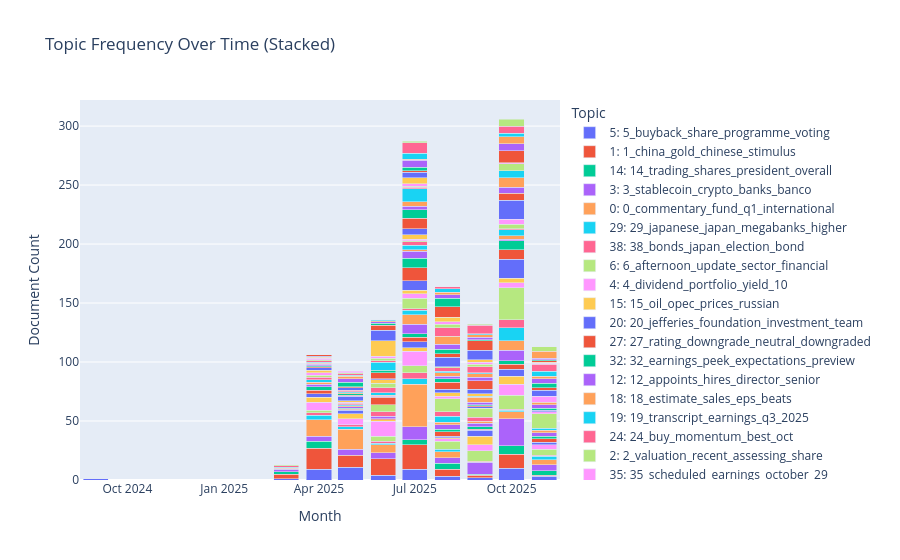

Notebook code cell kept with this figure:
### Code cell
import plotly.express as px

topics_over_time = topic_model.topics_over_time(
    train_docs,
    train_timestamps,
    nr_bins=20
 )

tot = topics_over_time.copy()
tot = tot[tot['Topic'] != -1].copy()
tot['Timestamp'] = pd.to_datetime(tot['Timestamp']).dt.to_period('M').dt.to_timestamp()

topic_labels = topic_model.get_topic_info()[['Topic', 'Name']].copy()
topic_labels = topic_labels[topic_labels['Topic'] != -1]
tot = tot.merge(topic_labels, on='Topic', how='left')
tot['TopicLabel'] = tot['Topic'].astype(str) + ': ' + tot['Name'].fillna('')

stacked = (
    tot.groupby(['Timestamp', 'TopicLabel'], as_index=False)['Frequency']
       .sum()
       .sort_values(['Timestamp', 'Frequency'], ascending=[True, False])
)

fig = px.bar(
    stacked,
    x='Timestamp',
    y='Frequency',
    color='TopicLabel',
    title='Topic Frequency Over Time (Stacked)',
    labels={'Timestamp': 'Month', 'Frequency': 'Document Count', 'TopicLabel': 'Topic'}
)
fig.update_layout(
    barmode='stack',
    xaxis_title='Month',
    yaxis_title='Document Count',
    legend_title='Topic',
    hovermode='x unified'
 )
fig.show()

### Figure 1 — Plotly figure (JSON) as saved in the notebook; plotly's stock layout.template omitted (floating-point values rounded to 4 significant figures)
{"data": [{"hovertemplate": "Topic=5: 5_buyback_share_programme_voting<br>Month=%{x}<br>Document Count=%{y}<extra></extra>", "legendgroup": "5: 5_buyback_share_programme_voting", "marker": {"color": "#636efa", "pattern": {"shape": ""}}, "name": "5: 5_buyback_share_programme_voting", "orientation": "v", "showlegend": true, "textposition": "auto", "type": "bar", "x": ["2024-09-01T00:00:00", "2025-03-01T00:00:00", "2025-04-01T00:00:00", "2025-05-01T00:00:00", "2025-06-01T00:00:00", "2025-07-01T00:00:00", "2025-08-01T00:00:00", "2025-09-01T00:00:00", "2025-10-01T00:00:00", "2025-11-01T00:00:00"], "xaxis": "x", "y": [1, 1, 9, 11, 4, 9, 3, 2, 10, 3], "yaxis": "y"}, {"hovertemplate": "Topic=1: 1_china_gold_chinese_stimulus<br>Month=%{x}<br>Document Count=%{y}<extra></extra>", "legendgroup": "1: 1_china_gold_chinese_stimulus", "marker": {"color": "#EF553B", "pattern": {"shape": ""}}, "name": "1: 1_china_gold_chinese_stimulus", "orientation": "v", "showlegend": true, "textposition": "auto", "type": "bar", "x": ["2025-03-01T00:00:00", "2025-04-01T00:00:00", "2025-05-01T00:00:00", "2025-06-01T00:00:00", "2025-07-01T00:00:00", "2025-08-01T00:00:00", "2025-09-01T00:00:00", "2025-10-01T00:00:00", "2025-11-01T00:00:00"], "xaxis": "x", "y": [4, 18, 10, 14, 21, 6, 2, 12, 1], "yaxis": "y"}, {"hovertemplate": "Topic=14: 14_trading_shares_president_overall<br>Month=%{x}<br>Document Count=%{y}<extra></extra>", "legendgroup": "14: 14_trading_shares_president_overall", "marker": {"color": "#00cc96", "pattern": {"shape": ""}}, "name": "14: 14_trading_shares_president_overall", "orientation": "v", "showlegend": true, "textposition": "auto", "type": "bar", "x": ["2025-03-01T00:00:00", "2025-04-01T00:00:00", "2025-07-01T00:00:00", "2025-08-01T00:00:00", "2025-09-01T00:00:00", "2025-10-01T00:00:00", "2025-11-01T00:00:00"], "xaxis": "x", "y": [2, 6, 4, 5, 1, 7, 4], "yaxis": "y"}, {"hovertemplate": "Topic=3: 3_stablecoin_crypto_banks_banco<br>Month=%{x}<br>Document Count=%{y}<extra></extra>", "legendgroup": "3: 3_stablecoin_crypto_banks_banco", "marker": {"color": "#ab63fa", "pattern": {"shape": ""}}, "name": "3: 3_stablecoin_crypto_banks_banco", "orientation": "v", "showlegend": true, "textposition": "auto", "type": "bar", "x": ["2025-03-01T00:00:00", "2025-04-01T00:00:00", "2025-05-01T00:00:00", "2025-06-01T00:00:00", "2025-07-01T00:00:00", "2025-08-01T00:00:00", "2025-09-01T00:00:00", "2025-10-01T00:00:00", "2025-11-01T00:00:00"], "xaxis": "x", "y": [2, 4, 5, 5, 11, 5, 10, 23, 5], "yaxis": "y"}, {"hovertemplate": "Topic=0: 0_commentary_fund_q1_international<br>Month=%{x}<br>Document Count=%{y}<extra></extra>", "legendgroup": "0: 0_commentary_fund_q1_international", "marker": {"color": "#FFA15A", "pattern": {"shape": ""}}, "name": "0: 0_commentary_fund_q1_international", "orientation": "v", "showlegend": true, "textposition": "auto", "type": "bar", "x": ["2025-03-01T00:00:00", "2025-04-01T00:00:00", "2025-05-01T00:00:00", "2025-06-01T00:00:00", "2025-07-01T00:00:00", "2025-08-01T00:00:00", "2025-09-01T00:00:00", "2025-10-01T00:00:00", "2025-11-01T00:00:00"], "xaxis": "x", "y": [1, 14, 17, 7, 36, 5, 1, 6, 4], "yaxis": "y"}, {"hovertemplate": "Topic=29: 29_japanese_japan_megabanks_higher<br>Month=%{x}<br>Document Count=%{y}<extra></extra>", "legendgroup": "29: 29_japanese_japan_megabanks_higher", "marker": {"color": "#19d3f3", "pattern": {"shape": ""}}, "name": "29: 29_japanese_japan_megabanks_higher", "orientation": "v", "showlegend": true, "textposition": "auto", "type": "bar", "x": ["2025-03-01T00:00:00", "2025-04-01T00:00:00", "2025-05-01T00:00:00", "2025-06-01T00:00:00", "2025-07-01T00:00:00", "2025-08-01T00:00:00", "2025-10-01T00:00:00", "2025-11-01T00:00:00"], "xaxis": "x", "y": [1, 4, 2, 1, 5, 2, 1, 3], "yaxis": "y"}, {"hovertemplate": "Topic=38: 38_bonds_japan_election_bond<br>Month=%{x}<br>Document Count=%{y}<extra></extra>", "legendgroup": "38: 38_bonds_japan_election_bond", "marker": {"color": "#FF6692", "pattern": {"shape": ""}}, "name": "38: 38_bonds_japan_election_bond", "orientation": "v", "showlegend": true, "textposition": "auto", "type": "bar", "x": ["2025-03-01T00:00:00", "2025-04-01T00:00:00", "2025-05-01T00:00:00", "2025-06-01T00:00:00", "2025-07-01T00:00:00", "2025-10-01T00:00:00", "2025-11-01T00:00:00"], "xaxis": "x", "y": [1, 2, 2, 2, 5, 1, 1], "yaxis": "y"}, {"hovertemplate": "Topic=6: 6_afternoon_update_sector_financial<br>Month=%{x}<br>Document Count=%{y}<extra></extra>", "legendgroup": "6: 6_afternoon_update_sector_financial", "marker": {"color": "#B6E880", "pattern": {"shape": ""}}, "name": "6: 6_afternoon_update_sector_financial", "orientation": "v", "showlegend": true, "textposition": "auto", "type": "bar", "x": ["2025-03-01T00:00:00", "2025-04-01T00:00:00", "2025-06-01T00:00:00", "2025-07-01T00:00:00", "2025-08-01T00:00:00", "2025-09-01T00:00:00", "2025-10-01T00:00:00", "2025-11-01T00:00:00"], "xaxis": "x", "y": [1, 2, 4, 6, 7, 9, 12, 5], "yaxis": "y"}, {"hovertemplate": "Topic=4: 4_dividend_portfolio_yield_10<br>Month=%{x}<br>Document Count=%{y}<extra></extra>", "legendgroup": "4: 4_dividend_portfolio_yield_10", "marker": {"color": "#FF97FF", "pattern": {"shape": ""}}, "name": "4: 4_dividend_portfolio_yield_10", "orientation": "v", "showlegend": true, "textposition": "auto", "type": "bar", "x": ["2025-04-01T00:00:00", "2025-05-01T00:00:00", "2025-06-01T00:00:00", "2025-07-01T00:00:00", "2025-08-01T00:00:00", "2025-09-01T00:00:00", "2025-10-01T00:00:00", "2025-11-01T00:00:00"], "xaxis": "x", "y": [7, 5, 13, 12, 2, 5, 9, 4], "yaxis": "y"}, {"hovertemplate": "Topic=15: 15_oil_opec_prices_russian<br>Month=%{x}<br>Document Count=%{y}<extra></extra>", "legendgroup": "15: 15_oil_opec_prices_russian", "marker": {"color": "#FECB52", "pattern": {"shape": ""}}, "name": "15: 15_oil_opec_prices_russian", "orientation": "v", "showlegend": true, "textposition": "auto", "type": "bar", "x": ["2025-04-01T00:00:00", "2025-05-01T00:00:00", "2025-06-01T00:00:00", "2025-07-01T00:00:00", "2025-08-01T00:00:00", "2025-09-01T00:00:00", "2025-10-01T00:00:00"], "xaxis": "x", "y": [4, 4, 1, 3, 1, 7, 7], "yaxis": "y"}, {"hovertemplate": "Topic=20: 20_jefferies_foundation_investment_team<br>Month=%{x}<br>Document Count=%{y}<extra></extra>", "legendgroup": "20: 20_jefferies_foundation_investment_team", "marker": {"color": "#636efa", "pattern": {"shape": ""}}, "name": "20: 20_jefferies_foundation_investment_team", "orientation": "v", "showlegend": true, "textposition": "auto", "type": "bar", "x": ["2025-04-01T00:00:00", "2025-05-01T00:00:00", "2025-07-01T00:00:00", "2025-08-01T00:00:00", "2025-09-01T00:00:00", "2025-10-01T00:00:00", "2025-11-01T00:00:00"], "xaxis": "x", "y": [3, 3, 5, 1, 5, 6, 2], "yaxis": "y"}, {"hovertemplate": "Topic=27: 27_rating_downgrade_neutral_downgraded<br>Month=%{x}<br>Document Count=%{y}<extra></extra>", "legendgroup": "27: 27_rating_downgrade_neutral_downgraded", "marker": {"color": "#EF553B", "pattern": {"shape": ""}}, "name": "27: 27_rating_downgrade_neutral_downgraded", "orientation": "v", "showlegend": true, "textposition": "auto", "type": "bar", "x": ["2025-04-01T00:00:00", "2025-05-01T00:00:00", "2025-06-01T00:00:00", "2025-07-01T00:00:00", "2025-08-01T00:00:00", "2025-09-01T00:00:00", "2025-10-01T00:00:00", "2025-11-01T00:00:00"], "xaxis": "x", "y": [3, 1, 1, 4, 4, 1, 4, 3], "yaxis": "y"}, {"hovertemplate": "Topic=32: 32_earnings_peek_expectations_preview<br>Month=%{x}<br>Document Count=%{y}<extra></extra>", "legendgroup": "32: 32_earnings_peek_expectations_preview", "marker": {"color": "#00cc96", "pattern": {"shape": ""}}, "name": "32: 32_earnings_peek_expectations_preview", "orientation": "v", "showlegend": true, "textposition": "auto", "type": "bar", "x": ["2025-04-01T00:00:00", "2025-05-01T00:00:00", "2025-07-01T00:00:00", "2025-08-01T00:00:00", "2025-09-01T00:00:00", "2025-10-01T00:00:00", "2025-11-01T00:00:00"], "xaxis": "x", "y": [3, 1, 3, 2, 2, 3, 2], "yaxis": "y"}, {"hovertemplate": "Topic=12: 12_appoints_hires_director_senior<br>Month=%{x}<br>Document Count=%{y}<extra></extra>", "legendgroup": "12: 12_appoints_hires_director_senior", "marker": {"color": "#ab63fa", "pattern": {"shape": ""}}, "name": "12: 12_appoints_hires_director_senior", "orientation": "v", "showlegend": true, "textposition": "auto", "type": "bar", "x": ["2025-04-01T00:00:00", "2025-05-01T00:00:00", "2025-06-01T00:00:00", "2025-07-01T00:00:00", "2025-08-01T00:00:00", "2025-09-01T00:00:00", "2025-10-01T00:00:00", "2025-11-01T00:00:00"], "xaxis": "x", "y": [2, 1, 2, 8, 4, 3, 9, 3], "yaxis": "y"}, {"hovertemplate": "Topic=18: 18_estimate_sales_eps_beats<br>Month=%{x}<br>Document Count=%{y}<extra></extra>", "legendgroup": "18: 18_estimate_sales_eps_beats", "marker": {"color": "#FFA15A", "pattern": {"shape": ""}}, "name": "18: 18_estimate_sales_eps_beats", "orientation": "v", "showlegend": true, "textposition": "auto", "type": "bar", "x": ["2025-04-01T00:00:00", "2025-05-01T00:00:00", "2025-07-01T00:00:00", "2025-08-01T00:00:00", "2025-09-01T00:00:00", "2025-10-01T00:00:00", "2025-11-01T00:00:00"], "xaxis": "x", "y": [2, 1, 8, 2, 2, 8, 2], "yaxis": "y"}, {"hovertemplate": "Topic=19: 19_transcript_earnings_q3_2025<br>Month=%{x}<br>Document Count=%{y}<extra></extra>", "legendgroup": "19: 19_transcript_earnings_q3_2025", "marker": {"color": "#19d3f3", "pattern": {"shape": ""}}, "name": "19: 19_transcript_earnings_q3_2025", "orientation": "v", "showlegend": true, "textposition": "auto", "type": "bar", "x": ["2025-04-01T00:00:00", "2025-05-01T00:00:00", "2025-07-01T00:00:00", "2025-08-01T00:00:00", "2025-10-01T00:00:00", "2025-11-01T00:00:00"], "xaxis": "x", "y": [2, 1, 4, 5, 11, 2], "yaxis": "y"}, {"hovertemplate": "Topic=24: 24_buy_momentum_best_oct<br>Month=%{x}<br>Document Count=%{y}<extra></extra>", "legendgroup": "24: 24_buy_momentum_best_oct", "marker": {"color": "#FF6692", "pattern": {"shape": ""}}, "name": "24: 24_buy_momentum_best_oct", "orientation": "v", "showlegend": true, "textposition": "auto", "type": "bar", "x": ["2025-04-01T00:00:00", "2025-05-01T00:00:00", "2025-06-01T00:00:00", "2025-07-01T00:00:00", "2025-08-01T00:00:00", "2025-09-01T00:00:00", "2025-10-01T00:00:00"], "xaxis": "x", "y": [2, 1, 4, 1, 4, 3, 7], "yaxis": "y"}, {"hovertemplate": "Topic=2: 2_valuation_recent_assessing_share<br>Month=%{x}<br>Document Count=%{y}<extra></extra>", "legendgroup": "2: 2_valuation_recent_assessing_share", "marker": {"color": "#B6E880", "pattern": {"shape": ""}}, "name": "2: 2_valuation_recent_assessing_share", "orientation": "v", "showlegend": true, "textposition": "auto", "type": "bar", "x": ["2025-04-01T00:00:00", "2025-06-01T00:00:00", "2025-07-01T00:00:00", "2025-08-01T00:00:00", "2025-09-01T00:00:00", "2025-10-01T00:00:00", "2025-11-01T00:00:00"], "xaxis": "x", "y": [2, 6, 9, 11, 8, 27, 12], "yaxis": "y"}, {"hovertemplate": "Topic=35: 35_scheduled_earnings_october_29<br>Month=%{x}<br>Document Count=%{y}<extra></extra>", "legendgroup": "35: 35_scheduled_earnings_october_29", "marker": {"color": "#FF97FF", "pattern": {"shape": ""}}, "name": "35: 35_scheduled_earnings_october_29", "orientation": "v", "showlegend": true, "textposition": "auto", "type": "bar", "x": ["2025-04-01T00:00:00", "2025-05-01T00:00:00", "2025-07-01T00:00:00", "2025-08-01T00:00:00", "2025-10-01T00:00:00", "2025-11-01T00:00:00"], "xaxis": "x", "y": [2, 1, 4, 2, 4, 2], "yaxis": "y"}, {"hovertemplate": "Topic=40: 40_reported_expected_shares_trading<br>Month=%{x}<br>Document Count=%{y}<extra></extra>", "legendgroup": "40: 40_reported_expected_shares_trading", "marker": {"color": "#FECB52", "pattern": {"shape": ""}}, "name": "40: 40_reported_expected_shares_trading", "orientation": "v", "showlegend": true, "textposition": "auto", "type": "bar", "x": ["2025-04-01T00:00:00", "2025-05-01T00:00:00", "2025-07-01T00:00:00", "2025-08-01T00:00:00", "2025-10-01T00:00:00"], "xaxis": "x", "y": [2, 1, 3, 3, 4], "yaxis": "y"}, {"hovertemplate": "Topic=8: 8_earnings_q3_revenues_q2<br>Month=%{x}<br>Document Count=%{y}<extra></extra>", "legendgroup": "8: 8_earnings_q3_revenues_q2", "marker": {"color": "#636efa", "pattern": {"shape": ""}}, "name": "8: 8_earnings_q3_revenues_q2", "orientation": "v", "showlegend": true, "textposition": "auto", "type": "bar", "x": ["2025-04-01T00:00:00", "2025-05-01T00:00:00", "2025-07-01T00:00:00", "2025-08-01T00:00:00", "2025-09-01T00:00:00", "2025-10-01T00:00:00", "2025-11-01T00:00:00"], "xaxis": "x", "y": [2, 4, 8, 3, 1, 16, 1], "yaxis": "y"}, {"hovertemplate": "Topic=10: 10_fed_inflation_cut_rate<br>Month=%{x}<br>Document Count=%{y}<extra></extra>", "legendgroup": "10: 10_fed_inflation_cut_rate", "marker": {"color": "#EF553B", "pattern": {"shape": ""}}, "name": "10: 10_fed_inflation_cut_rate", "orientation": "v", "showlegend": true, "textposition": "auto", "type": "bar", "x": ["2025-04-01T00:00:00", "2025-05-01T00:00:00", "2025-06-01T00:00:00", "2025-07-01T00:00:00", "2025-08-01T00:00:00", "2025-09-01T00:00:00", "2025-10-01T00:00:00"], "xaxis": "x", "y": [1, 1, 6, 11, 6, 1, 8], "yaxis": "y"}, {"hovertemplate": "Topic=21: 21_presentation_results_earnings_q3<br>Month=%{x}<br>Document Count=%{y}<extra></extra>", "legendgroup": "21: 21_presentation_results_earnings_q3", "marker": {"color": "#00cc96", "pattern": {"shape": ""}}, "name": "21: 21_presentation_results_earnings_q3", "orientation": "v", "showlegend": true, "textposition": "auto", "type": "bar", "x": ["2025-04-01T00:00:00", "2025-05-01T00:00:00", "2025-07-01T00:00:00", "2025-08-01T00:00:00", "2025-09-01T00:00:00", "2025-10-01T00:00:00", "2025-11-01T00:00:00"], "xaxis": "x", "y": [1, 1, 8, 3, 1, 8, 2], "yaxis": "y"}, {"hovertemplate": "Topic=33: 33_watch_stocks_whale_unpopular<br>Month=%{x}<br>Document Count=%{y}<extra></extra>", "legendgroup": "33: 33_watch_stocks_whale_unpopular", "marker": {"color": "#ab63fa", "pattern": {"shape": ""}}, "name": "33: 33_watch_stocks_whale_unpopular", "orientation": "v", "showlegend": true, "textposition": "auto", "type": "bar", "x": ["2025-04-01T00:00:00", "2025-06-01T00:00:00", "2025-07-01T00:00:00", "2025-08-01T00:00:00", "2025-09-01T00:00:00", "2025-10-01T00:00:00", "2025-11-01T00:00:00"], "xaxis": "x", "y": [1, 1, 6, 2, 2, 1, 3], "yaxis": "y"}, {"hovertemplate": "Topic=34: 34_target_price_maintains_raises<br>Month=%{x}<br>Document Count=%{y}<extra></extra>", "legendgroup": "34: 34_target_price_maintains_raises", "marker": {"color": "#FFA15A", "pattern": {"shape": ""}}, "name": "34: 34_target_price_maintains_raises", "orientation": "v", "showlegend": true, "textposition": "auto", "type": "bar", "x": ["2025-04-01T00:00:00", "2025-05-01T00:00:00", "2025-06-01T00:00:00", "2025-07-01T00:00:00", "2025-08-01T00:00:00", "2025-09-01T00:00:00", "2025-10-01T00:00:00", "2025-11-01T00:00:00"], "xaxis": "x", "y": [1, 1, 1, 1, 3, 4, 3, 2], "yaxis": "y"}, {"hovertemplate": "Topic=37: 37_profit_posts_guidance_profitability<br>Month=%{x}<br>Document Count=%{y}<extra></extra>", "legendgroup": "37: 37_profit_posts_guidance_profitability", "marker": {"color": "#19d3f3", "pattern": {"shape": ""}}, "name": "37: 37_profit_posts_guidance_profitability", "orientation": "v", "showlegend": true, "textposition": "auto", "type": "bar", "x": ["2025-04-01T00:00:00", "2025-05-01T00:00:00", "2025-06-01T00:00:00", "2025-07-01T00:00:00", "2025-08-01T00:00:00", "2025-09-01T00:00:00", "2025-10-01T00:00:00"], "xaxis": "x", "y": [1, 1, 2, 4, 1, 1, 5], "yaxis": "y"}, {"hovertemplate": "Topic=42: 42_trending_tickers_nordisk_novo<br>Month=%{x}<br>Document Count=%{y}<extra></extra>", "legendgroup": "42: 42_trending_tickers_nordisk_novo", "marker": {"color": "#FF6692", "pattern": {"shape": ""}}, "name": "42: 42_trending_tickers_nordisk_novo", "orientation": "v", "showlegend": true, "textposition": "auto", "type": "bar", "x": ["2025-04-01T00:00:00", "2025-05-01T00:00:00", "2025-06-01T00:00:00", "2025-07-01T00:00:00", "2025-08-01T00:00:00", "2025-10-01T00:00:00"], "xaxis": "x", "y": [1, 1, 4, 3, 3, 1], "yaxis": "y"}, {"hovertemplate": "Topic=44: 44_ftse_100_iran_live<br>Month=%{x}<br>Document Count=%{y}<extra></extra>", "legendgroup": "44: 44_ftse_100_iran_live", "marker": {"color": "#B6E880", "pattern": {"shape": ""}}, "name": "44: 44_ftse_100_iran_live", "orientation": "v", "showlegend": true, "textposition": "auto", "type": "bar", "x": ["2025-04-01T00:00:00", "2025-06-01T00:00:00", "2025-07-01T00:00:00", "2025-08-01T00:00:00", "2025-10-01T00:00:00"], "xaxis": "x", "y": [1, 4, 1, 1, 4], "yaxis": "y"}, {"hovertemplate": "Topic=45: 45_years_invested_ago_today<br>Month=%{x}<br>Document Count=%{y}<extra></extra>", "legendgroup": "45: 45_years_invested_ago_today", "marker": {"color": "#FF97FF", "pattern": {"shape": ""}}, "name": "45: 45_years_invested_ago_today", "orientation": "v", "showlegend": true, "textposition": "auto", "type": "bar", "x": ["2025-04-01T00:00:00", "2025-07-01T00:00:00", "2025-10-01T00:00:00", "2025-11-01T00:00:00"], "xaxis": "x", "y": [1, 1, 4, 5], "yaxis": "y"}, {"hovertemplate": "Topic=47: 47_wall_street_bullish_bearish<br>Month=%{x}<br>Document Count=%{y}<extra></extra>", "legendgroup": "47: 47_wall_street_bullish_bearish", "marker": {"color": "#FECB52", "pattern": {"shape": ""}}, "name": "47: 47_wall_street_bullish_bearish", "orientation": "v", "showlegend": true, "textposition": "auto", "type": "bar", "x": ["2025-04-01T00:00:00", "2025-06-01T00:00:00", "2025-07-01T00:00:00", "2025-09-01T00:00:00"], "xaxis": "x", "y": [1, 3, 4, 2], "yaxis": "y"}, {"hovertemplate": "Topic=7: 7_loan_financing_debt_billion<br>Month=%{x}<br>Document Count=%{y}<extra></extra>", "legendgroup": "7: 7_loan_financing_debt_billion", "marker": {"color": "#636efa", "pattern": {"shape": ""}}, "name": "7: 7_loan_financing_debt_billion", "orientation": "v", "showlegend": true, "textposition": "auto", "type": "bar", "x": ["2025-04-01T00:00:00", "2025-05-01T00:00:00", "2025-06-01T00:00:00", "2025-07-01T00:00:00", "2025-08-01T00:00:00", "2025-09-01T00:00:00", "2025-10-01T00:00:00", "2025-11-01T00:00:00"], "xaxis": "x", "y": [1, 2, 1, 5, 8, 4, 16, 5], "yaxis": "y"}, {"hovertemplate": "Topic=9: 9_ai_technology_driven_innovation<br>Month=%{x}<br>Document Count=%{y}<extra></extra>", "legendgroup": "9: 9_ai_technology_driven_innovation", "marker": {"color": "#EF553B", "pattern": {"shape": ""}}, "name": "9: 9_ai_technology_driven_innovation", "orientation": "v", "showlegend": true, "textposition": "auto", "type": "bar", "x": ["2025-04-01T00:00:00", "2025-05-01T00:00:00", "2025-06-01T00:00:00", "2025-07-01T00:00:00", "2025-08-01T00:00:00", "2025-09-01T00:00:00", "2025-10-01T00:00:00", "2025-11-01T00:00:00"], "xaxis": "x", "y": [1, 1, 5, 9, 3, 7, 6, 2], "yaxis": "y"}, {"hovertemplate": "Topic=26: 26_mortgage_lenders_rates_england<br>Month=%{x}<br>Document Count=%{y}<extra></extra>", "legendgroup": "26: 26_mortgage_lenders_rates_england", "marker": {"color": "#00cc96", "pattern": {"shape": ""}}, "name": "26: 26_mortgage_lenders_rates_england", "orientation": "v", "showlegend": true, "textposition": "auto", "type": "bar", "x": ["2025-05-01T00:00:00", "2025-06-01T00:00:00", "2025-07-01T00:00:00", "2025-08-01T00:00:00", "2025-11-01T00:00:00"], "xaxis": "x", "y": [4, 2, 7, 4, 4], "yaxis": "y"}, {"hovertemplate": "Topic=25: 25_rally_room_does_signal<br>Month=%{x}<br>Document Count=%{y}<extra></extra>", "legendgroup": "25: 25_rally_room_does_signal", "marker": {"color": "#ab63fa", "pattern": {"shape": ""}}, "name": "25: 25_rally_room_does_signal", "orientation": "v", "showlegend": true, "textposition": "auto", "type": "bar", "x": ["2025-05-01T00:00:00", "2025-07-01T00:00:00", "2025-08-01T00:00:00", "2025-09-01T00:00:00", "2025-10-01T00:00:00", "2025-11-01T00:00:00"], "xaxis": "x", "y": [3, 3, 4, 3, 5, 4], "yaxis": "y"}, {"hovertemplate": "Topic=16: 16_canada_canadian_canadians_dollar<br>Month=%{x}<br>Document Count=%{y}<extra></extra>", "legendgroup": "16: 16_canada_canadian_canadians_dollar", "marker": {"color": "#FFA15A", "pattern": {"shape": ""}}, "name": "16: 16_canada_canadian_canadians_dollar", "orientation": "v", "showlegend": true, "textposition": "auto", "type": "bar", "x": ["2025-05-01T00:00:00", "2025-07-01T00:00:00", "2025-08-01T00:00:00", "2025-09-01T00:00:00", "2025-10-01T00:00:00", "2025-11-01T00:00:00"], "xaxis": "x", "y": [2, 4, 7, 3, 8, 2], "yaxis": "y"}, {"hovertemplate": "Topic=13: 13_equities_receipts_traded_american<br>Month=%{x}<br>Document Count=%{y}<extra></extra>", "legendgroup": "13: 13_equities_receipts_traded_american", "marker": {"color": "#19d3f3", "pattern": {"shape": ""}}, "name": "13: 13_equities_receipts_traded_american", "orientation": "v", "showlegend": true, "textposition": "auto", "type": "bar", "x": ["2025-05-01T00:00:00", "2025-06-01T00:00:00", "2025-07-01T00:00:00", "2025-09-01T00:00:00", "2025-10-01T00:00:00", "2025-11-01T00:00:00"], "xaxis": "x", "y": [1, 7, 11, 1, 6, 4], "yaxis": "y"}, {"hovertemplate": "Topic=28: 28_presents_conference_financials_transcript<br>Month=%{x}<br>Document Count=%{y}<extra></extra>", "legendgroup": "28: 28_presents_conference_financials_transcript", "marker": {"color": "#FF6692", "pattern": {"shape": ""}}, "name": "28: 28_presents_conference_financials_transcript", "orientation": "v", "showlegend": true, "textposition": "auto", "type": "bar", "x": ["2025-05-01T00:00:00", "2025-06-01T00:00:00", "2025-07-01T00:00:00", "2025-08-01T00:00:00", "2025-09-01T00:00:00", "2025-11-01T00:00:00"], "xaxis": "x", "y": [1, 1, 1, 7, 5, 6], "yaxis": "y"}, {"hovertemplate": "Topic=36: 36_tender_offers_notes_cash<br>Month=%{x}<br>Document Count=%{y}<extra></extra>", "legendgroup": "36: 36_tender_offers_notes_cash", "marker": {"color": "#B6E880", "pattern": {"shape": ""}}, "name": "36: 36_tender_offers_notes_cash", "orientation": "v", "showlegend": true, "textposition": "auto", "type": "bar", "x": ["2025-05-01T00:00:00", "2025-06-01T00:00:00", "2025-07-01T00:00:00", "2025-08-01T00:00:00", "2025-09-01T00:00:00", "2025-10-01T00:00:00"], "xaxis": "x", "y": [1, 2, 1, 3, 2, 6], "yaxis": "y"}, {"hovertemplate": "Topic=46: 46_nvcc_series_cumulative_preferred<br>Month=%{x}<br>Document Count=%{y}<extra></extra>", "legendgroup": "46: 46_nvcc_series_cumulative_preferred", "marker": {"color": "#FF97FF", "pattern": {"shape": ""}}, "name": "46: 46_nvcc_series_cumulative_preferred", "orientation": "v", "showlegend": true, "textposition": "auto", "type": "bar", "x": ["2025-05-01T00:00:00", "2025-06-01T00:00:00", "2025-07-01T00:00:00", "2025-08-01T00:00:00", "2025-09-01T00:00:00", "2025-10-01T00:00:00", "2025-11-01T00:00:00"], "xaxis": "x", "y": [1, 2, 2, 2, 2, 1, 1], "yaxis": "y"}, {"hovertemplate": "Topic=17: 17_tsb_sabadell_takeover_bbva<br>Month=%{x}<br>Document Count=%{y}<extra></extra>", "legendgroup": "17: 17_tsb_sabadell_takeover_bbva", "marker": {"color": "#FECB52", "pattern": {"shape": ""}}, "name": "17: 17_tsb_sabadell_takeover_bbva", "orientation": "v", "showlegend": true, "textposition": "auto", "type": "bar", "x": ["2025-06-01T00:00:00", "2025-07-01T00:00:00", "2025-08-01T00:00:00", "2025-09-01T00:00:00", "2025-11-01T00:00:00"], "xaxis": "x", "y": [13, 5, 4, 2, 1], "yaxis": "y"}, {"hovertemplate": "Topic=23: 23_notice_stab_stabilization_primary<br>Month=%{x}<br>Document Count=%{y}<extra></extra>", "legendgroup": "23: 23_notice_stab_stabilization_primary", "marker": {"color": "#636efa", "pattern": {"shape": ""}}, "name": "23: 23_notice_stab_stabilization_primary", "orientation": "v", "showlegend": true, "textposition": "auto", "type": "bar", "x": ["2025-06-01T00:00:00", "2025-07-01T00:00:00", "2025-09-01T00:00:00"], "xaxis": "x", "y": [9, 5, 8], "yaxis": "y"}, {"hovertemplate": "Topic=11: 11_euro_comments_czech_zloty<br>Month=%{x}<br>Document Count=%{y}<extra></extra>", "legendgroup": "11: 11_euro_comments_czech_zloty", "marker": {"color": "#EF553B", "pattern": {"shape": ""}}, "name": "11: 11_euro_comments_czech_zloty", "orientation": "v", "showlegend": true, "textposition": "auto", "type": "bar", "x": ["2025-06-01T00:00:00", "2025-07-01T00:00:00", "2025-08-01T00:00:00", "2025-09-01T00:00:00", "2025-10-01T00:00:00", "2025-11-01T00:00:00"], "xaxis": "x", "y": [4, 1, 9, 8, 10, 1], "yaxis": "y"}, {"hovertemplate": "Topic=39: 39_cftc_fined_compliance_1mdb<br>Month=%{x}<br>Document Count=%{y}<extra></extra>", "legendgroup": "39: 39_cftc_fined_compliance_1mdb", "marker": {"color": "#00cc96", "pattern": {"shape": ""}}, "name": "39: 39_cftc_fined_compliance_1mdb", "orientation": "v", "showlegend": true, "textposition": "auto", "type": "bar", "x": ["2025-06-01T00:00:00", "2025-07-01T00:00:00", "2025-08-01T00:00:00", "2025-09-01T00:00:00", "2025-11-01T00:00:00"], "xaxis": "x", "y": [2, 3, 7, 1, 1], "yaxis": "y"}, {"hovertemplate": "Topic=30: 30_value_better_vs_stock<br>Month=%{x}<br>Document Count=%{y}<extra></extra>", "legendgroup": "30: 30_value_better_vs_stock", "marker": {"color": "#ab63fa", "pattern": {"shape": ""}}, "name": "30: 30_value_better_vs_stock", "orientation": "v", "showlegend": true, "textposition": "auto", "type": "bar", "x": ["2025-06-01T00:00:00", "2025-07-01T00:00:00", "2025-08-01T00:00:00", "2025-09-01T00:00:00", "2025-10-01T00:00:00", "2025-11-01T00:00:00"], "xaxis": "x", "y": [1, 6, 3, 2, 6, 1], "yaxis": "y"}, {"hovertemplate": "Topic=31: 31_reiterates_receipt_recommendation_plc<br>Month=%{x}<br>Document Count=%{y}<extra></extra>", "legendgroup": "31: 31_reiterates_receipt_recommendation_plc", "marker": {"color": "#FFA15A", "pattern": {"shape": ""}}, "name": "31: 31_reiterates_receipt_recommendation_plc", "orientation": "v", "showlegend": true, "textposition": "auto", "type": "bar", "x": ["2025-06-01T00:00:00", "2025-07-01T00:00:00", "2025-08-01T00:00:00", "2025-09-01T00:00:00", "2025-10-01T00:00:00", "2025-11-01T00:00:00"], "xaxis": "x", "y": [1, 1, 2, 2, 6, 6], "yaxis": "y"}, {"hovertemplate": "Topic=41: 41_zero_net_integration_suisse<br>Month=%{x}<br>Document Count=%{y}<extra></extra>", "legendgroup": "41: 41_zero_net_integration_suisse", "marker": {"color": "#19d3f3", "pattern": {"shape": ""}}, "name": "41: 41_zero_net_integration_suisse", "orientation": "v", "showlegend": true, "textposition": "auto", "type": "bar", "x": ["2025-06-01T00:00:00", "2025-07-01T00:00:00", "2025-08-01T00:00:00", "2025-09-01T00:00:00", "2025-10-01T00:00:00"], "xaxis": "x", "y": [1, 5, 3, 1, 3], "yaxis": "y"}, {"hovertemplate": "Topic=22: 22_ufg_mitsubishi_says_yen<br>Month=%{x}<br>Document Count=%{y}<extra></extra>", "legendgroup": "22: 22_ufg_mitsubishi_says_yen", "marker": {"color": "#FF6692", "pattern": {"shape": ""}}, "name": "22: 22_ufg_mitsubishi_says_yen", "orientation": "v", "showlegend": true, "textposition": "auto", "type": "bar", "x": ["2025-07-01T00:00:00", "2025-08-01T00:00:00", "2025-09-01T00:00:00", "2025-10-01T00:00:00"], "xaxis": "x", "y": [9, 2, 7, 6], "yaxis": "y"}, {"hovertemplate": "Topic=43: 43_narrative_analyst_upgrades_evolving<br>Month=%{x}<br>Document Count=%{y}<extra></extra>", "legendgroup": "43: 43_narrative_analyst_upgrades_evolving", "marker": {"color": "#B6E880", "pattern": {"shape": ""}}, "name": "43: 43_narrative_analyst_upgrades_evolving", "orientation": "v", "showlegend": true, "textposition": "auto", "type": "bar", "x": ["2025-07-01T00:00:00", "2025-09-01T00:00:00", "2025-10-01T00:00:00", "2025-11-01T00:00:00"], "xaxis": "x", "y": [1, 1, 6, 4], "yaxis": "y"}], "layout": {"barmode": "stack", "hovermode": "x unified", "legend": {"title": {"text": "Topic"}, "tracegroupgap": 0}, "title": {"text": "Topic Frequency Over Time (Stacked)"}, "xaxis": {"anchor": "y", "domain": [0, 1], "title": {"text": "Month"}}, "yaxis": {"anchor": "x", "domain": [0, 1], "title": {"text": "Document Count"}}}}
